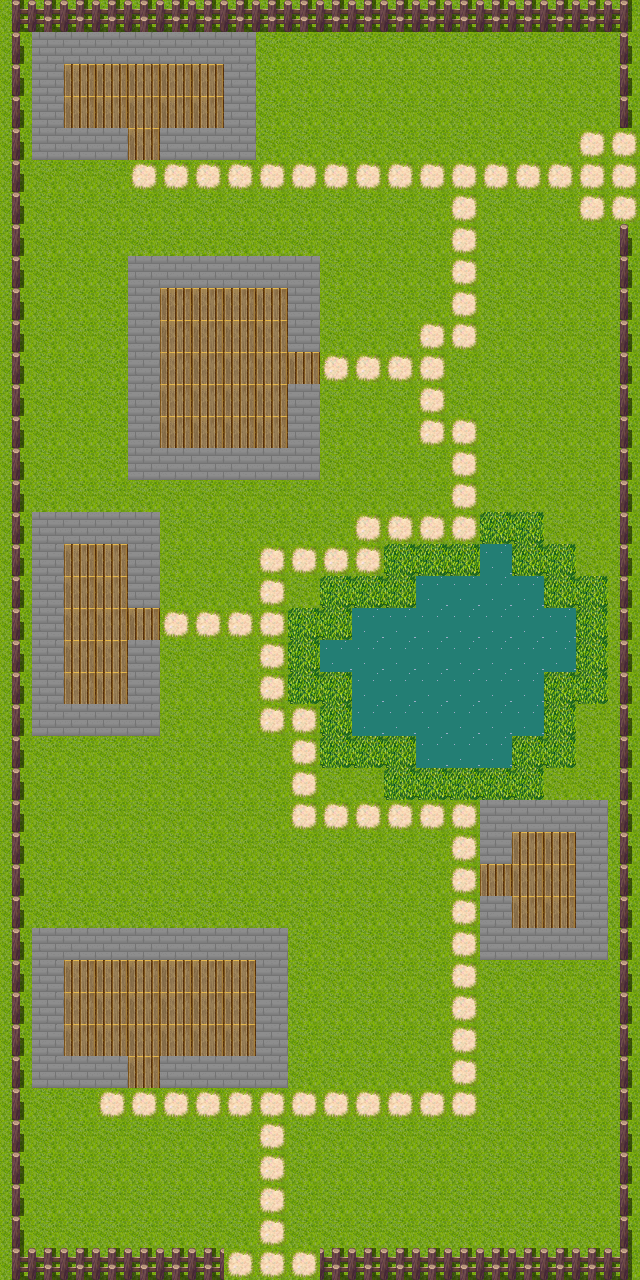

Rendered tile map (Tiled .tmx) drawn with the repository's tilesets; below, a short description and the map source with its tile grids summarised:
An orthogonal 20x40 tile map with 32x32 px tiles, 2 tile layers (background, edge), 2 tilesets and 37 objects.

<map version="1.0" orientation="orthogonal" renderorder="left-up" width="20" height="40" tilewidth="32" tileheight="32">
 <tileset firstgid="1" name="tilea2" tilewidth="32" tileheight="32">
  <image source="tilea2.png" width="512" height="384" />
 </tileset>
 <tileset firstgid="193" name="TileSet_0" tilewidth="32" tileheight="32">
  <image source="TileSet_0.png" width="384" height="512" />
 </tileset>
 <layer name="background" width="20" height="40">
  <data>[800 cells, 800 non-empty, 5 distinct tile ids]</data>
 </layer>
 <layer name="edge" width="20" height="40">
  <data>[800 cells, 234 non-empty, 6 distinct tile ids]</data>
 </layer>
 <objectgroup name="collisionBoxes">
  <object x="3" y="24" width="31" height="1259" />
  <object x="3" y="-2" width="637" height="34" />
  <object x="610" y="224" width="30" height="1056" />
  <object x="610" y="38" width="30" height="89" />
  <object x="225" y="39" width="33" height="117" />
  <object x="36" y="33" width="28" height="122" />
  <object x="129" y="256" width="29" height="220" />
  <object x="289" y="257" width="30" height="93" />
  <object x="288" y="385" width="32" height="93" />
  <object x="61" y="35" width="198" height="28" />
  <object x="160" y="128" width="95" height="28" />
  <object x="36" y="128" width="91" height="30" />
  <object x="129" y="258" width="189" height="28" />
  <object x="131" y="448" width="189" height="32" />
  <object x="33" y="511" width="126" height="31" />
  <object x="128" y="515" width="31" height="91" />
  <object x="35" y="514" width="25" height="219" />
  <object x="61" y="705" width="97" height="29" />
  <object x="129" y="642" width="27" height="81" />
  <object x="481" y="799" width="131" height="33" />
  <object x="481" y="822" width="29" height="43" />
  <object x="481" y="897" width="30" height="59" />
  <object x="480" y="928" width="126" height="30" />
  <object x="575" y="819" width="38" height="138" />
  <object x="34" y="928" width="251" height="30" />
  <object x="165" y="1057" width="122" height="30" />
  <object x="32" y="1056" width="91" height="30" />
  <object x="35" y="929" width="29" height="129" />
  <object x="257" y="931" width="29" height="134" />
  <object x="321" y="1248" width="294" height="31" />
  <object x="29" y="1250" width="193" height="31" />
  <object x="353" y="609" width="187" height="124" />
  <object x="417" y="577" width="125" height="31" />
  <object x="535" y="609" width="41" height="62" />
  <object x="480" y="542" width="31" height="39" />
  <object x="324" y="641" width="39" height="28" />
  <object x="416" y="735" width="96" height="33" />
 </objectgroup>
</map>
